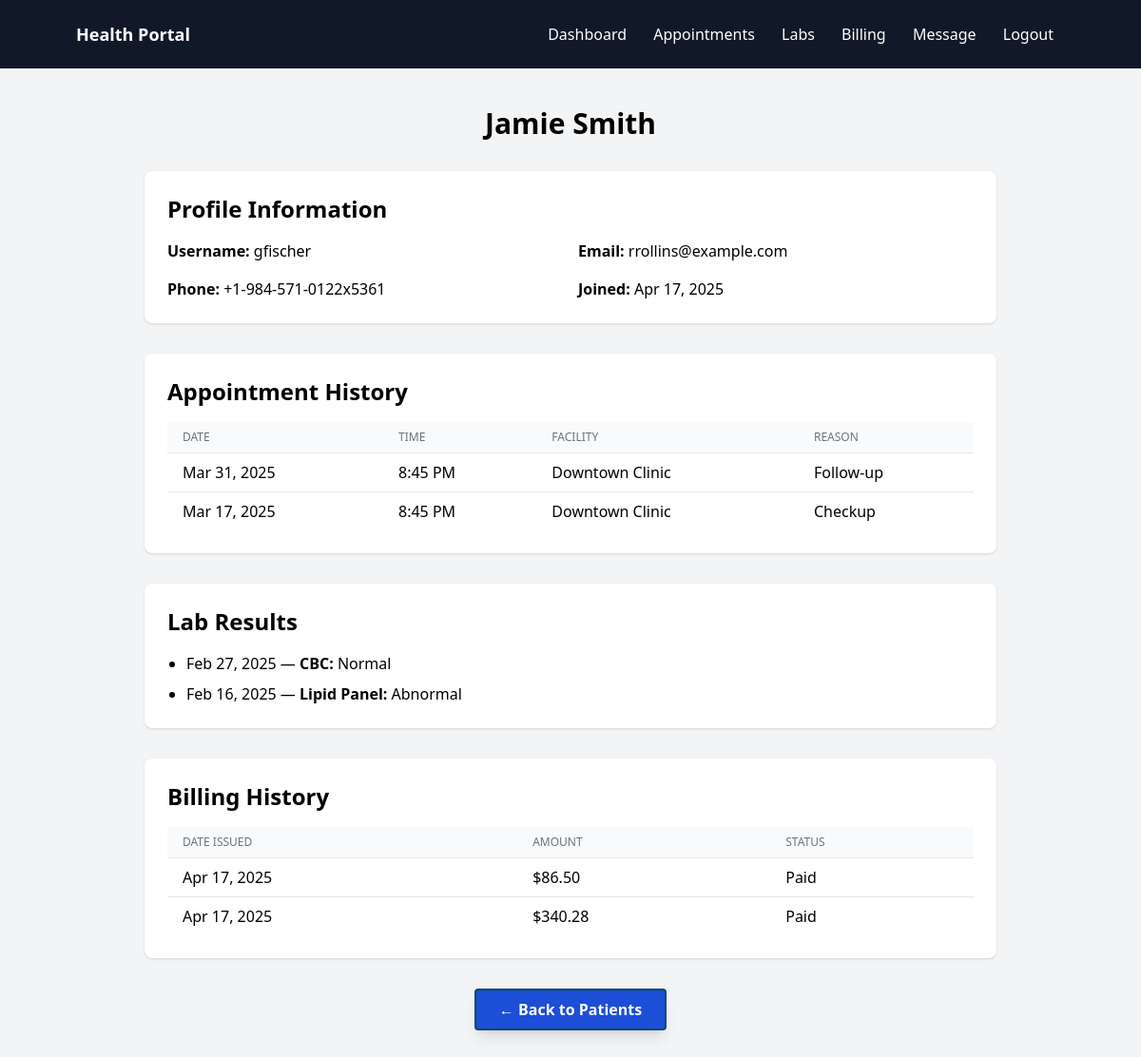
/doctor/patient/8/ (signed in), run on the app's committed database.
### core/models.py (models this page shows, shortened)
class Patient(models.Model):
    user = models.OneToOneField(User, on_delete=models.CASCADE)  # link to auth user
    phone = models.CharField(max_length=20, unique=True, blank=True, null=True)        # each patient has unique phone

class Appointment(models.Model):
    patient = models.ForeignKey(Patient, on_delete=models.CASCADE)
    facility = models.CharField(max_length=100)
    doctor = models.ForeignKey(Doctor, on_delete=models.CASCADE)
    appointment_type = models.CharField(max_length=50)
    date_time = models.DateTimeField(default=timezone.now)  # now as default
    notes = models.TextField(blank=True)
    class Meta:
        unique_together = [('patient', 'doctor', 'date_time')]
        ordering = ['date_time']

class Lab(models.Model):
    patient = models.ForeignKey(Patient, on_delete=models.CASCADE)
    test = models.CharField(max_length=100, default='Flu')
    test_result = models.CharField(max_length=100, default='Negative')
    date = models.DateField(default=date.today)
    class Meta:
        ordering = ['date']

class Billing(models.Model):
    patient = models.ForeignKey(Patient, on_delete=models.CASCADE)
    amount_due = models.DecimalField(max_digits=10, decimal_places=2)
    payment_status = models.CharField(
        max_length=20,
        choices=[('Pending', 'Pending'), ('Paid', 'Paid')],
        default='Pending'
    )
    insurance = models.CharField(max_length=100, blank=True, null=True)
    created_at = models.DateTimeField(default=timezone.now)

### core/views.py (the view)
# urls.py: path('doctor/patient/<int:pk>/', views.patient_details, name='patient_details'),
@login_required
def patient_details(request, pk):
    patient = get_object_or_404(Patient, pk=pk)
    appointments = Appointment.objects.filter(patient=patient).order_by('-date_time')
    labs         = Lab.objects.filter(patient=patient).order_by('-date')
    bills        = Billing.objects.filter(patient=patient).order_by('-created_at')
    return render(request, 'doctor/patient_details.html', {
        'patient': patient,
        'appointments': appointments,
        'labs': labs,
        'bills': bills,
    })

### core/templates/doctor/patient_details.html (shortened to what this page needs)
{% extends 'base.html' %}
{% load static %}
{% block content %}
<div class="min-h-screen bg-gray-100 flex justify-center py-10">
  <div class="w-full max-w-4xl space-y-8">
    <header class="text-center text-3xl font-bold">
      {{ patient.user.get_full_name }}
    </header>
    <div class="bg-white shadow rounded-lg p-6">
      <h2 class="text-2xl font-semibold mb-4">Profile Information</h2>
      <div class="grid grid-cols-1 sm:grid-cols-2 gap-4">
        <p><strong>Username:</strong> {{ patient.user.username }}</p>
        <p><strong>Email:</strong> {{ patient.user.email }}</p>
        <p><strong>Phone:</strong> {{ patient.phone|default:"N/A" }}</p>
        <p><strong>Joined:</strong> {{ patient.user.date_joined|date:"M d, Y" }}</p>
      </div>
    </div>
    <div class="bg-white shadow rounded-lg p-6">
      <h2 class="text-2xl font-semibold mb-4">Appointment History</h2>
      <div class="overflow-x-auto">
        <table class="min-w-full divide-y divide-gray-200">
          <thead class="bg-gray-50">
            <tr>
              <th class="px-4 py-2 text-left text-xs font-medium text-gray-500 uppercase">Date</th>
              <th class="px-4 py-2 text-left text-xs font-medium text-gray-500 uppercase">Time</th>
              <th class="px-4 py-2 text-left text-xs font-medium text-gray-500 uppercase">Facility</th>
              <th class="px-4 py-2 text-left text-xs font-medium text-gray-500 uppercase">Reason</th>
            </tr>
          </thead>
          <tbody class="divide-y divide-gray-200">
            {% for appt in appointments %}
            <tr>
              <td class="px-4 py-2">{{ appt.date_time|date:"M d, Y" }}</td>
              <td class="px-4 py-2">{{ appt.date_time|date:"g:i A" }}</td>
              <td class="px-4 py-2">{{ appt.facility }}</td>
              <td class="px-4 py-2">{{ appt.appointment_type }}</td>
            </tr>
            {% empty %}
            <tr>
              <td colspan="4" class="px-4 py-2 text-center text-gray-500">
                No appointments found.
              </td>
            </tr>
            {% endfor %}
          </tbody>
        </table>
      </div>
    </div>
    <div class="bg-white shadow rounded-lg p-6">
      <h2 class="text-2xl font-semibold mb-4">Lab Results</h2>
      <ul class="list-disc pl-5 space-y-2">
        {% for lab in labs %}
        <li>
          {{ lab.date|date:"M d, Y" }} — <strong>{{ lab.test }}:</strong> {{ lab.test_result }}
        </li>
        {% empty %}
        <li class="text-gray-500">No lab records available.</li>
        {% endfor %}
      </ul>
    </div>
    <div class="bg-white shadow rounded-lg p-6">
      <h2 class="text-2xl font-semibold mb-4">Billing History</h2>
      <div class="overflow-x-auto">
        <table class="min-w-full divide-y divide-gray-200">
          <thead class="bg-gray-50">
            <tr>
              <th class="px-4 py-2 text-left text-xs font-medium text-gray-500 uppercase">Date Issued</th>
              <th class="px-4 py-2 text-left text-xs font-medium text-gray-500 uppercase">Amount</th>
              <th class="px-4 py-2 text-left text-xs font-medium text-gray-500 uppercase">Status</th>
            </tr>
          </thead>
          <tbody class="divide-y divide-gray-200">
            {% for bill in bills %}
            <tr>
              <td class="px-4 py-2">{{ bill.created_at|date:"M d, Y" }}</td>
              <td class="px-4 py-2">${{ bill.amount_due }}</td>
              <td class="px-4 py-2">{{ bill.payment_status }}</td>
            </tr>
            {% empty %}
            <tr>
              <td colspan="3" class="px-4 py-2 text-center text-gray-500">
                No billing records.
              </td>
            </tr>
            {% endfor %}
          </tbody>
        </table>
      </div>
    </div>
    <div class="text-center">
      <a href="{% url 'doctor_patient_list' %}"
         class="inline-block bg-blue-700 hover:bg-blue-800 text-white font-bold py-2 px-6 rounded
                shadow-lg hover:shadow-2xl border-2 border-sky-900 transition-shadow duration-200">
        ← Back to Patients
      </a>
    </div>
  </div>
</div>
{% endblock content %}

### core/templates/base.html (shortened to what this page needs)
{% load tailwind_tags %}
{% load static %}
<!DOCTYPE html>
<html lang="en">
<head>
  {% tailwind_css %}
</head>
<body class="flex flex-col min-h-screen">
  <nav class="nav bg-gray-900 text-white flex justify-between items-center p-3 px-8 md:px-20">
  <a href="/" class="text-lg font-bold">Health Portal</a>
  <div class="bg-gray-900 hidden items-center md:block">
    {% if user.is_authenticated %}
      <a href="{% url 'dashboard' %}" class="p-2 px-3 my-1 text-white rounded-[8px] hover:bg-gray-800">
        Dashboard
      </a>
      {% if user.doctor %}
        <a href="{% url 'doctor_appointments' %}" class="p-2 px-3 my-1 text-white rounded-[8px] hover:bg-gray-800">
          Appointments
        </a>
      {% else %}
        <a href="{% url 'appointments' %}" class="p-2 px-3 my-1 text-white rounded-[8px] hover:bg-gray-800">
          Appointments
        </a>
      {% endif %}
      {% if not user.doctor %}
        <a href="{% url 'labs' %}" class="p-2 px-3 my-1 text-white rounded-[8px] hover:bg-gray-800">
          Labs
        </a>
        <a href="{% url 'patient_billing' %}" class="p-2 px-3 my-1 text-white rounded-[8px] hover:bg-gray-800">
          Billing
        </a>
        <a href="{% url 'messages' %}" class="p-2 px-3 my-1 text-white rounded-[8px] hover:bg-gray-800">
          Message
        </a>
      {% endif %}
      <form action="{% url 'logout' %}" method="post" style="display:inline;">
        <button type="submit" class="p-2 px-3 my-1 text-white rounded-[8px] hover:bg-gray-800">
          Logout
        </button>
      </form>
    {% endif %}
  </div>
</nav>
  <main class="flex-grow">
    {% block content %}{% endblock %}
  </main>
</body>
</html>

### data on the page
Patient: user.get_full_name "Jamie Smith", user.username "gfischer", user.email "rrollins@example.com", phone "+1-984-571-0122x5361", user.date_joined "Apr 17, 2025"
Appointment: date_time "Mar 31, 2025", date_time "8:45 PM", facility "Downtown Clinic", appointment_type "Follow‑up"
Appointment: date_time "Mar 17, 2025", date_time "8:45 PM", facility "Downtown Clinic", appointment_type "Checkup"
Lab: date "Feb 27, 2025", test "CBC", test_result "Normal"
Lab: date "Feb 16, 2025", test "Lipid Panel", test_result "Abnormal"
Billing: created_at "Apr 17, 2025", amount_due "86.50", payment_status "Paid"
Billing: created_at "Apr 17, 2025", amount_due "340.28", payment_status "Paid"
